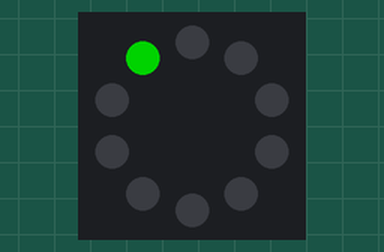
Recording of a program running on a simulated Circuit Playground running CircuitPython. Parts: the board's ring of 10 RGB LEDs (number 0 left of the top, counting anticlockwise). Dim RGB values are drawn brighter than linear.

Above: at 0.05 s.
At 0.86 s:
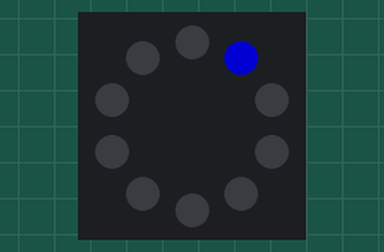
At 1.26 s:
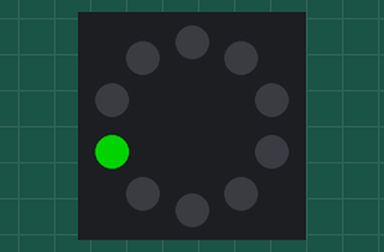
At 1.77 s:
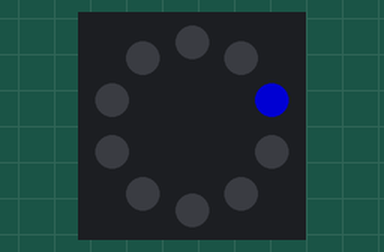
At 2.58 s:
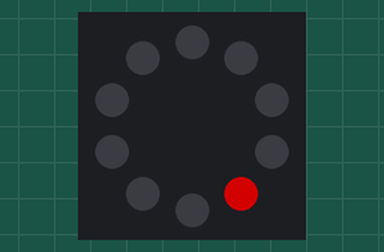
At 3.49 s:
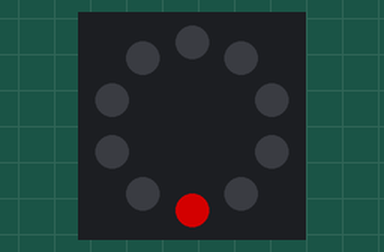

The program:

christmas.py
```python
from adafruit_circuitplayground.express import cpx
import time

interval = 0.1
brightness = 0.5
current_pixel = 0
max_pixels = 10
cpx.pixels.brightness = brightness

GREEN = 0x00FF00
RED = 0xFF0000
BLUE = 0x0000FF
BLACK = 0x000000

colours = (GREEN, RED, BLUE)
current_colour = 0

while True:
    cpx.pixels[current_pixel] = colours[current_colour]
    time.sleep(interval)
    cpx.pixels[current_pixel] = BLACK
    current_pixel += 1
    current_pixel %= max_pixels
    current_colour += 1
    current_colour %= 3
```

Measured:
- by itself, everything shown: repeats every 3.0 s, in 30 steps
